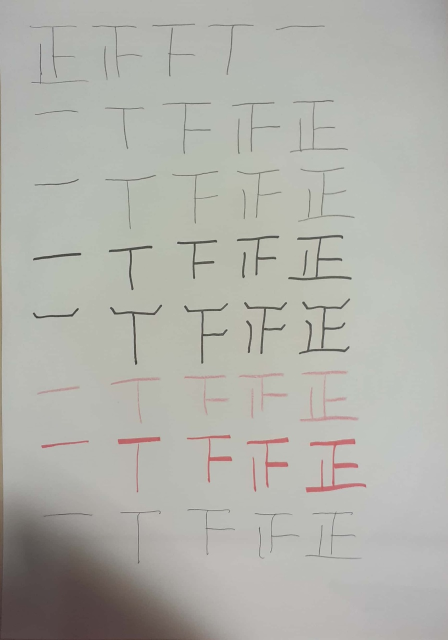
#> input picture pictures/Jung_3.jpg, 896 x 1280 px (shown at 1/2 size)
$ python Recognition.py
#> lines starting #> are read from the running program, lines starting #| are printed output that depends on the picture; after the words box and inside, x2 and y2 are one past the last pixel; in counts of white or black regions, pixels touching at a corner belong together
import cv2
import numpy as np
import matplotlib.pyplot as plt

picNum = 3
filename = 'pictures/Jung_' + str(picNum) + '.jpg'

# 그레이 스케일로 변환
src = cv2.imread(filename, cv2.IMREAD_GRAYSCALE)
#> src: shape (1280, 896); min 49, max 212, mean 176.4
# src = cv2.resize(src, (int(src.shape[1]/2), int(src.shape[0]/2)))

# 그레이스케일링한 이미지를 통해, 가로축 256개의 히스토그램 생성
hist, bin_edges = np.histogram(src, bins=256)
#> hist = 256 values, max 175474 at index 213, min 0 at index 2, mean 4480; bin_edges = 257 values from 49 to 212

plt.figure(figsize=(12, 5))
plt.subplot(121)
plt.imshow(src, cmap='gray')
plt.title('original image', fontsize=15)
plt.xticks([])
plt.yticks([])
plt.subplot(122), plt.plot(hist), plt.title('Histogram', fontsize=15)
plt.show()
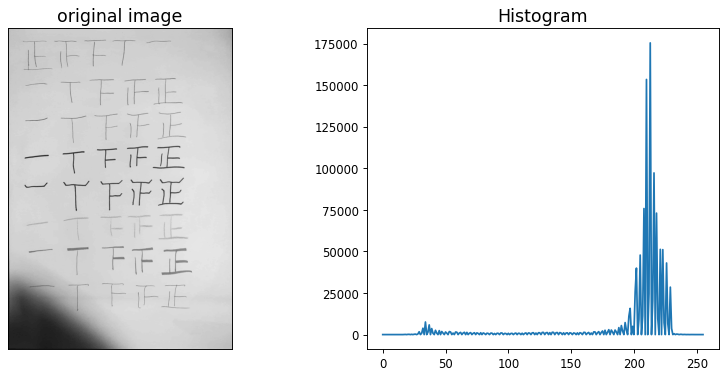
#> figure drawn by matplotlib, 2 panels; panel 2: curve peaks at x = 213, y = 175474

cv2.imshow('gray', src)
k = cv2.waitKey(0)
#> (key Esc is pressed here)
cv2.destroyAllWindows()

# 사진 데이터 이진화(binary)
# ret, binary = cv2.threshold(src, 140, 255, cv2.THRESH_BINARY_INV)
binary = cv2.adaptiveThreshold(src, 255, cv2.ADAPTIVE_THRESH_MEAN_C, cv2.THRESH_BINARY_INV, 15, 5)
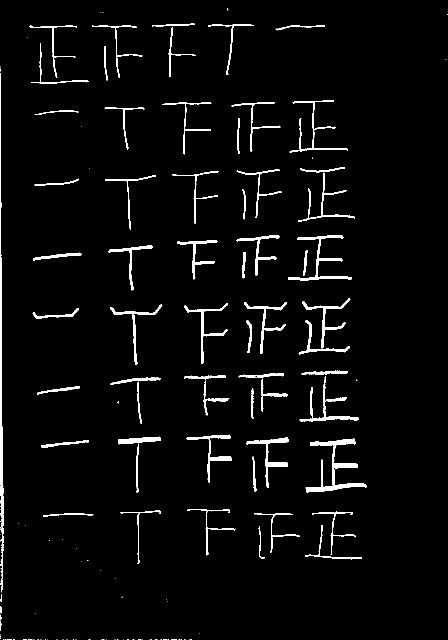
#> binary: shape (1280, 896) (shown at 1/2 size); 3.3% white; 146 white regions (79 under 20 px), largest, box (x1, y1, x2, y2) and area: (0, 146, 7, 1159) 3276, (611, 877, 733, 985) 2712, (576, 470, 703, 561) 1620
"""
# otsu알고리즘을 통한 최적의 thresh값 찾기
ret, binary = cv2.threshold(src, 0, 255, cv2.THRESH_BINARY_INV + cv2.THRESH_OTSU)
print(ret) # 154
"""
cv2.imshow('binary', binary)
k = cv2.waitKey(0)
#> (key Esc is pressed here)
cv2.destroyAllWindows()

# [14 lines of commented-out code are left out]
repeat = 3
kern_size = 2
kern = np.ones((kern_size, kern_size), np.uint8)
binary = cv2.dilate(binary, kern, iterations=repeat)
#> binary: shape (1280, 896); 6.6% white; 99 white regions (31 under 20 px), largest, box (x1, y1, x2, y2) and area: (0, 133, 10, 1207) 6897, (611, 877, 736, 988) 4058, (597, 597, 704, 712) 3211
cv2.imshow('binary', binary)
k = cv2.waitKey(0)
#> (key Esc is pressed here)
cv2.destroyAllWindows()

# 노이즈 제거
for i in range(repeat + 1):
    binary = cv2.morphologyEx(binary,
                              cv2.MORPH_OPEN,
                              cv2.getStructuringElement(cv2.MORPH_ELLIPSE, (kern_size, kern_size)),
                              iterations=i)
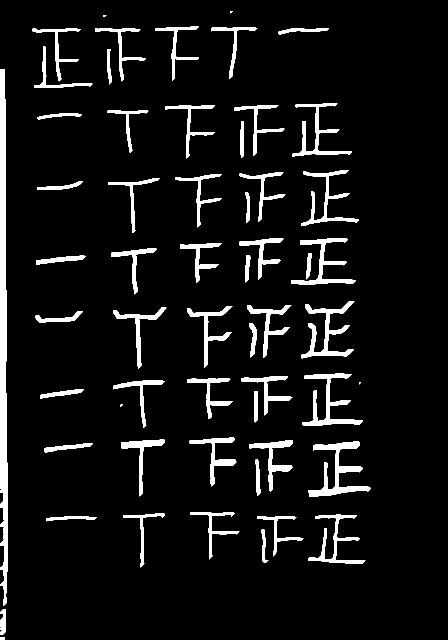
#> binary: shape (1280, 896) (shown at 1/2 size); 6.8% white; 58 white regions (4 under 20 px)

cv2.imshow('binary', binary)
k = cv2.waitKey(0)
#> (key Esc is pressed here)
cv2.destroyAllWindows()

# 외곽선 검출
contours, hierarchy = cv2.findContours(binary, cv2.RETR_EXTERNAL, cv2.CHAIN_APPROX_SIMPLE)
#> contours = 58 contours, 4 with area under 20; largest, box (x1, y1, x2, y2) and area: (0, 139, 16, 1212) 11138, (617, 883, 742, 994) 3604, (603, 603, 709, 717) 2794, (582, 476, 712, 570) 2370, (605, 759, 726, 852) 2115

# 이진화 이미지를 color 이미지로 복사
color = cv2.cvtColor(binary, cv2.COLOR_GRAY2BGR)
#> color: shape (1280, 896, 3); 6.8% white; 58 white regions (4 under 20 px), largest, box (x1, y1, x2, y2) and area: (0, 139, 16, 1212) 12240, (617, 883, 742, 994) 3993, (603, 603, 709, 717) 3170

# 초록색으로 외곽선 그리기
cv2.drawContours(color, contours, -1, (0, 255, 0), 3)
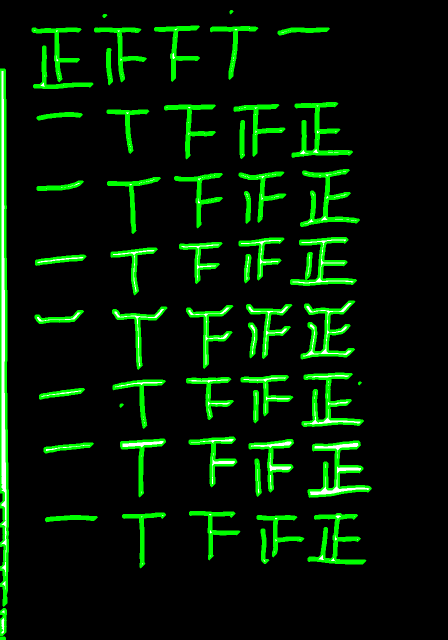
#> color: shape (1280, 896, 3) (shown at 1/2 size); mean B, G, R 3.9, 26.6, 3.9
cv2.imshow('contours', color)
k = cv2.waitKey(0)
#> (key Esc is pressed here)
cv2.destroyAllWindows()

# 연산 데이터 저장용 변수 선언
bR_arr = []     # 사각형 구획 저장
del_arr = []    # 삭제할 bR_arr 인덱스 저장
del_arr2 = []   # 삭제할 bR_arr 인덱스 저장
digit_arr = []  # 이미지 저장용
maskHorizontal_arr = []   # 마스크 이미지 인덱스 저장
maskVertical_arr = []   # 마스크 이미지 인덱스 저장
count = 0

# 검출한 외곽선에 사각형을 그려서 배열에 추가
for i in range(len(contours)):
    bin_tmp = binary.copy()
    x, y, w, h = cv2.boundingRect(contours[i])

    if w and h > 6:
        bR_arr.append([x, y, w, h])
#> this loop made 58 passes
#> (x, y, w, h) on passes 1 to 12: (0, 1275, 10, 5), (0, 1218, 12, 52), (523, 1059, 14, 67), (515, 1032, 92, 81), (92, 1032, 102, 11), (617, 1028, 114, 99), (246, 1027, 84, 108), (380, 1024, 99, 95), (511, 919, 11, 73), (89, 887, 97, 18), (617, 883, 125, 111), (499, 880, 87, 103)
#> after the loop, bR_arr = 53 items, first 6: [0, 1218, 12, 52], [523, 1059, 14, 67], [515, 1032, 92, 81], [92, 1032, 102, 11], [617, 1028, 114, 99], [246, 1027, 84, 108]

# 외곽선 박스를 x+y 순으로 정렬
bR_arr = sorted(bR_arr, key=lambda num: num[0] + num[1], reverse=False)
#> bR_arr = 53 items, first 6: [65, 57, 96, 106], [0, 139, 16, 1073], [68, 93, 117, 83], [190, 57, 102, 106], [75, 226, 89, 13], [214, 98, 10, 71]


def is_overlap(rect, rect2):
    return rect[0] < rect2[0] < rect[0] + rect[2] and rect[1] < rect2[1] < rect[1] + rect[3] or \
           rect[0] < rect2[0] + rect2[2] < rect[0] + rect[2] and rect[1] < rect2[1] < rect[1] + rect[3] or \
           rect[0] < rect2[0] < rect[0] + rect[2] and rect[1] < rect2[1] + rect2[3] < rect[1] + rect[3] or \
           rect[0] < rect2[0] + rect2[2] < rect[0] + rect[2] and rect[1] < rect2[1] + rect2[3] < rect[1] + rect[3]


for i in range(len(bR_arr) - 1):
    # 좌상단 (x,y) = (bR_arr[i][0], bR_arr[i][1]),
    # 우하단 (x+w, y+h) = (bR_arr[i][0] + bR_arr[i][2], bR_arr[i][1] + bR_arr[i][3])
    rect_x = bR_arr[i][0]
    rect_y = bR_arr[i][1]
    rect_w = bR_arr[i][2]
    rect_h = bR_arr[i][3]

    rect2_x = bR_arr[i + 1][0]
    rect2_y = bR_arr[i + 1][1]
    rect2_w = bR_arr[i + 1][2]
    rect2_h = bR_arr[i + 1][3]

    if is_overlap(bR_arr[i], bR_arr[i + 1]):
        # 비교한 두 사각형 영역이 겹치면
        area = rect_w * rect_h

        if area / 3 < (rect_x + rect_w - rect2_x) * (rect_y + rect_h - rect2_y):
            # 자신의 크기의 1/3보다, 겹친 영역이 크면

            if rect_x < rect2_x:
                small_x = rect_x
            else:
                small_x = rect2_x

            if rect_y < rect2_y:
                small_y = rect_y
            else:
                small_y = rect2_y

            if rect_x + rect_w > rect2_x + rect2_w:
                big_w = rect_x + rect_w - small_x
            else:
                big_w = rect2_x + rect2_w - small_x

            if rect_y + rect_h > rect2_y + rect2_h:
                big_h = rect_y + rect_h - small_y
            else:
                big_h = rect2_y + rect2_h - small_y

            # 두 영역을 합쳐 배열에 다시 넣어줌
            bR_arr[i] = [small_x, small_y, big_w, big_h]
            del_arr.append(i + 1)
#> this loop made 52 passes
#> (rect_x, rect_y, rect_w, rect_h, rect2_x, rect2_y, rect2_w, rect2_h) on pass 51: (515, 1032, 92, 81, 523, 1059, 14, 67)
#> (rect_x, rect_y, rect_w, rect_h, rect2_x, rect2_y, rect2_w, rect2_h) on passes 1 to 6: (65, 57, 96, 106, 0, 139, 16, 1073), (0, 139, 16, 1073, 68, 93, 117, 83), (68, 93, 117, 83, 190, 57, 102, 106), (190, 57, 102, 106, 75, 226, 89, 13), (75, 226, 89, 13, 214, 98, 10, 71), (214, 98, 10, 71, 310, 53, 88, 109)
#> after the loop, del_arr = [51]
            # print(i)
            # print(bR_arr[i])

# 겹친 두 영역 중 한 영역 삭제
for i in range(len(del_arr)):
    del bR_arr[del_arr[i] - i]
#> this loop made 1 pass

# [51 lines of commented-out code are left out]
for x, y, w, h in bR_arr:
    tmp_y = bin_tmp[y - 2:y + h + 2, x - 2:x + w + 2].shape[0]
    tmp_x = bin_tmp[y - 2:y + h + 2, x - 2:x + w + 2].shape[1]

    if tmp_x and tmp_y > 10:
        cv2.rectangle(color, (x - 2, y - 2), (x + w + 2, y + h + 2), (0, 0, 255), 1)
        digit_arr.append(bin_tmp[y - 2:y + h + 2, x - 2:x + w + 2])
#> this loop made 52 passes
#> (x, y, w, h) on passes 22 to 33: (226, 615, 107, 123), (360, 486, 83, 80), (80, 778, 88, 20), (490, 384, 10, 62), (602, 340, 116, 112), (479, 477, 88, 82), (89, 887, 97, 18), (374, 612, 91, 124), (227, 761, 103, 95), (490, 510, 11, 55), (582, 476, 130, 94), (494, 610, 89, 106)
#> (x, y, w, h, tmp_y, tmp_x) on passes 1 to 6: (65, 57, 96, 106, 110, 100), (0, 139, 16, 1073, 1077, 0), (68, 93, 117, 83, 87, 121), (190, 57, 102, 106, 110, 106), (75, 226, 89, 13, 17, 93), (214, 98, 10, 71, 75, 14)
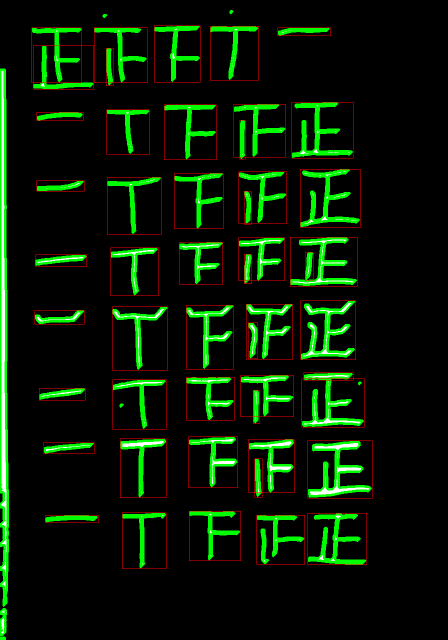
#> color: shape (1280, 896, 3) (shown at 1/2 size); 1.5% of pixels changed, all inside (x1, y1, x2, y2) = (63, 51, 745, 1138)

# 나눈 이미지의 갯수 출력
print(len(digit_arr))
#| 50

cv2.imshow('contours', color)
k = cv2.waitKey(0)
#> (key Esc is pressed here)
cv2.destroyAllWindows()

# 이미지 분할 저장
for i in range(0, len(digit_arr)):
    # digit_arr[i] = cv2.resize(digit_arr[i], (32, 32))
    cv2.imwrite('data/' + str(picNum) + '_' + str(i) + '.png', digit_arr[i])
#> this loop made 50 passes
#> pass 1, `cv2.imwrite('data/' + str(picNum) + '_' + str(i) + '.png', digit_arr[i])`:
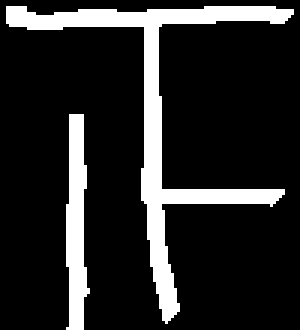
#> saved as 3_0.png: shape (110, 100) (shown 3 times larger); 15.4% white; 2 white regions, box (x1, y1, x2, y2) and area: (2, 2, 98, 108) 1292, (22, 38, 30, 110) 402

# 이미지가 세로로만 길거나, 가로로만 긴 경우 해당 이미지의 인덱스 저장
for i in range(0, len(digit_arr)):
    img = cv2.imread('data/' + str(picNum) + '_' + str(i) + '.png')
    height, width, channel = img.shape

    if (width // height) > 2:
        maskHorizontal_arr.append(i)

    if (height // width) > 2:
        maskVertical_arr.append(i)

# 이미지 마스킹 후, 저장
for i in range(0, len(digit_arr)):
    for item in maskHorizontal_arr:
        if item == i:
            width = digit_arr[i].shape[1]
            height = digit_arr[i].shape[0]
            tmp = (width - height) / 2
            mask = np.zeros((width, width))
            mask[int(tmp):int(tmp) + height, 0:width] = digit_arr[i]
            digit_arr[i] = cv2.resize(mask, (32, 32))

    for item in maskVertical_arr:
        if item == i:
            width = digit_arr[i].shape[1]
            height = digit_arr[i].shape[0]
            tmp = (height - width) / 2
            mask = np.zeros((height, height))
            mask[0:height, int(tmp):int(tmp) + width] = digit_arr[i]
            digit_arr[i] = cv2.resize(mask, (32, 32))

    digit_arr[i] = cv2.resize(digit_arr[i], (32, 32))
    cv2.imwrite('data/' + str(picNum) + '_' + str(i) + '.png', digit_arr[i])
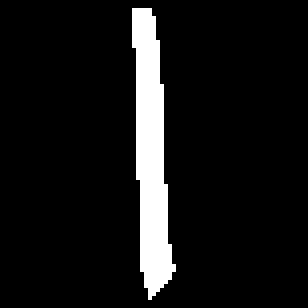
#> mask: shape (77, 77) float64 (shown 4 times larger); 8.1% white; 1 white region, box (x1, y1, x2, y2) and area: (33, 2, 44, 75) 482
